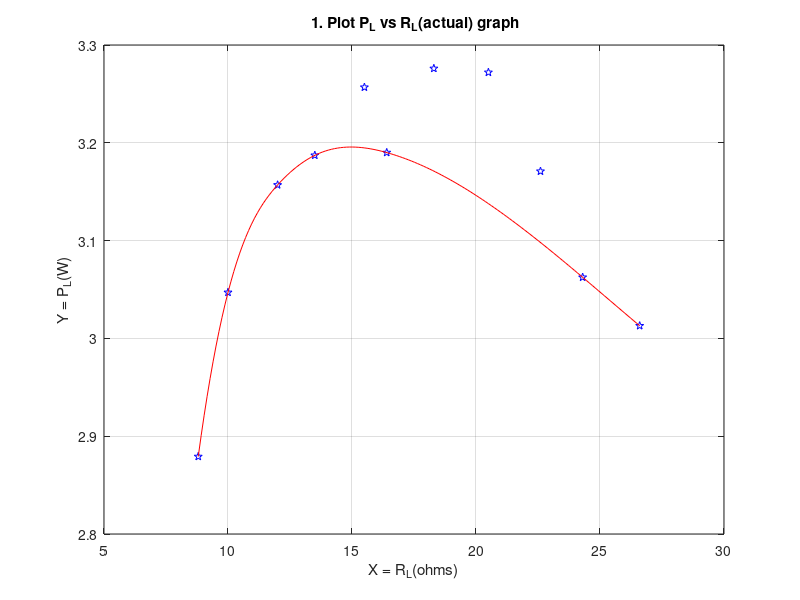

The MATLAB script that drew this image: (Note: this script raises an error after producing the figure.)
XA = [8.8
10
12
13.5
%15.5
16.4
%18.3
%20.5
%22.6
24.3
26.6

];

YA = [2.8792
3.047
3.1569
3.1872
%3.2568
3.1900
%3.2760
%3.272
%3.1709
3.0625
3.0129
];
x1 = [15.5 18.3 20.5 22.6];
y1 = [3.2568 3.2760 3.272 3.1709];
x = XA;
y = YA;
xi = linspace(min(x), max(x), 150);                     % Evenly-Spaced Interpolation Vector
yi = interp1(x, y, xi, 'spline', 'extrap');
figure(1)
plot(x, y, 'bp')

hold on
plot(xi, yi, '-r')

plot(x1,y1,'bp');
grid on
xlabel('X = R_L(ohms)')
ylabel('Y = P_L(W)')
title(' 1. Plot P_L vs R_L(actual) graph')
 
legend('Original Data', 'Interpolation', 'Location', 'NE')